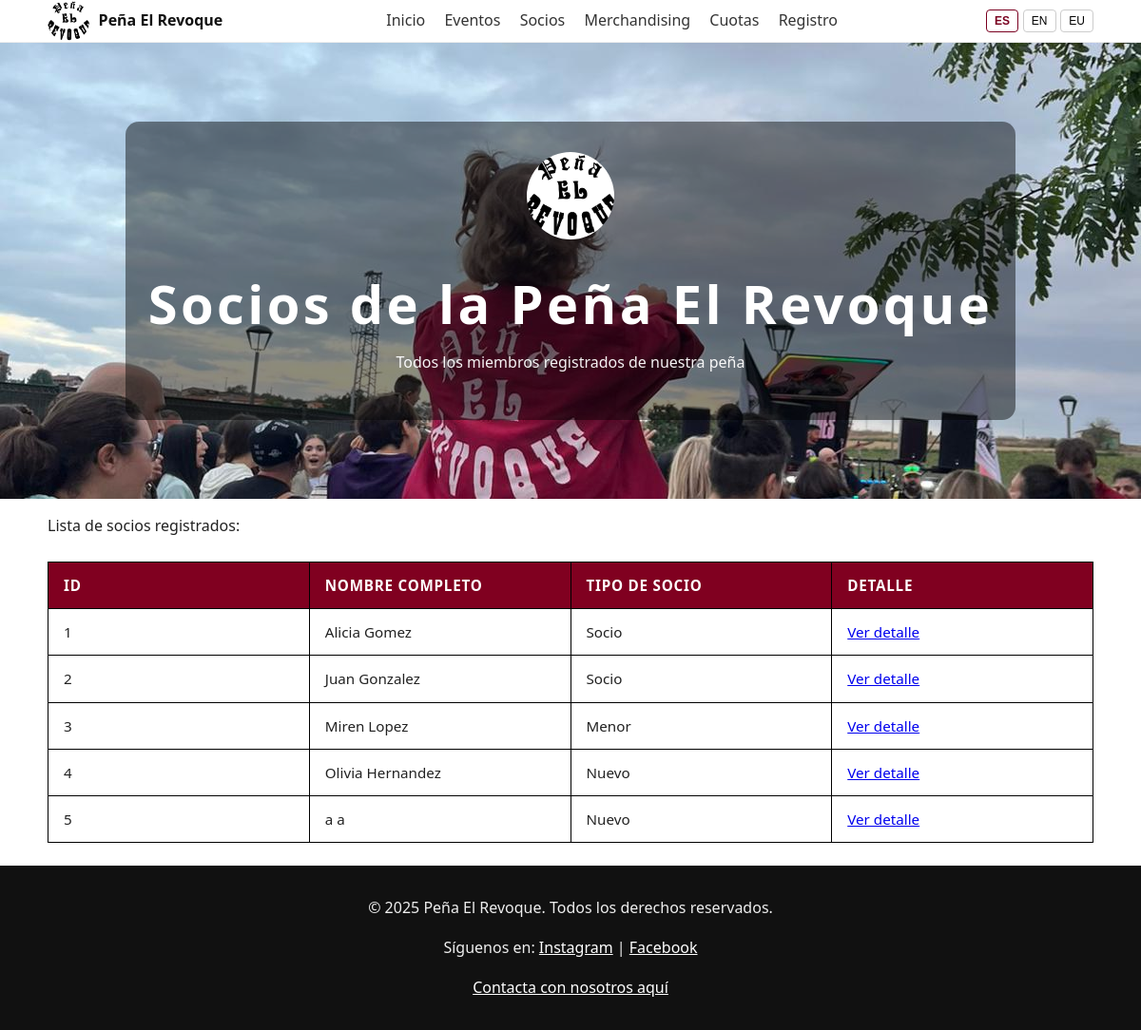
Page /es/socios/ (signed in) on the committed database.
### appProjectDjango/models.py (models this page shows, shortened)
class Socio(models.Model):
    TIPO_SOCIO_CHOICES = [
        ('menor', 'Menor'),
        ('socio', 'Socio'),
        ('nuevo', 'Nuevo'),
    ]
    nombre = models.CharField(max_length=100, db_index=True)
    apellido = models.CharField(max_length=100, null=True, blank=True)
    segundo_apellido = models.CharField(max_length=100, blank=True, null=True)
    mayor13 = models.BooleanField(default=True)
    fecha_nacimiento = models.DateField(blank=True, null=True, db_index=True)
    tipo_socio = models.CharField(max_length=20, choices=TIPO_SOCIO_CHOICES, default='nuevo')
    email = models.EmailField(unique=True, db_index=True)
    password = models.CharField(max_length=128, null=True, blank=True)
    telefono = models.CharField(
        max_length=20,
        validators=[RegexValidator(r'^\d+$', 'El teléfono solo puede contener números')]
    )
    class Meta:
        db_table = "Socios"

### appProjectDjango/views.py (the view)
# urls.py: path('socios/', SociosListView.as_view(), name='socios'),
class SociosListView(UserPassesTestMixin, ListView):
    model = Socio
    template_name = 'lista_socios.html'
    context_object_name = 'socios'
    paginate_by = 20
    def test_func(self):
        return is_moderador_o_gestor(self.request.user)
    def get_queryset(self):
        return Socio.objects.prefetch_related('pagos', 'asistencias').all()

### appProjectDjango/views.py (called while the page is built)
def is_moderador_o_gestor(user):
    return (
        user.is_authenticated and
        (user.groups.filter(name="Moderador").exists() or
         user.groups.filter(name="Gestor").exists() or
         user.is_superuser)
    )

### appProjectDjango/templates/lista_socios.html (shortened to what this page needs)
{% load static i18n %}
<!DOCTYPE html>
{% get_current_language as LANGUAGE_CODE %}
<html lang="{{ LANGUAGE_CODE }}">
<head>
    <link rel="stylesheet" href="{% static 'css/styles.css' %}">
</head>
<body>
    <header class="site-header">
        <div class="wrap">
            <a class="brand" href="{% url 'index' %}">
                <img src="{% static 'img/iconos/peña.jpg' %}" alt="{% trans "Logo de la Peña El Revoque" %}" class="brand-logo">
                <span>{% trans "Peña El Revoque" %}</span>
            </a>
            <nav class="main-nav" aria-label="{% trans "Principal" %}">
                <a href="{% url 'index' %}">{% trans "Inicio" %}</a>
                <a href="{% url 'eventos' %}">{% trans "Eventos" %}</a>
                <a href="{% url 'socios' %}">{% trans "Socios" %}</a>
                <a href="{% url 'merchandising' %}">{% trans "Merchandising" %}</a>
                <a href="{% url 'cuotas' %}">{% trans "Cuotas" %}</a>
                <a href="{% url 'registros' %}">{% trans "Registro" %}</a>
            </nav>
            <div class="language-switcher">
            <form action="{% url 'set_language' %}" method="post" style="display: flex; gap: 0.3rem;">
                <button type="submit" name="language" value="es" class="{% if LANGUAGE_CODE == 'es' %}active-lang{% endif %}">ES</button>
                <button type="submit" name="language" value="en" class="{% if LANGUAGE_CODE == 'en' %}active-lang{% endif %}">EN</button>
                <button type="submit" name="language" value="eu" class="{% if LANGUAGE_CODE == 'eu' %}active-lang{% endif %}">EU</button>
            </form>
            </div>
        </div>
    </header>
    <section class="hero">
        <div class="hero-inner">
            <img src="{% static 'img/iconos/peña.jpg' %}" alt="{% trans "Escudo de la Peña" %}" class="logo-hero">
            <h1>{% trans "Socios de la Peña El Revoque" %}</h1>
            <p>{% trans "Todos los miembros registrados de nuestra peña" %}</p>
        </div>
    </section>
    <main class="wrap">
        <p>{% trans "Lista de socios registrados:" %}</p>
        <table id="socios">
            <tr>
                <th>{% trans "ID" %}</th>
                <th>{% trans "Nombre completo" %}</th>
                <th>{% trans "Tipo de socio" %}</th>
                <th>{% trans "Detalle" %}</th>
            </tr>
            {% for socio in socios %}
            <tr>
                <td>{{ socio.id }}</td>
                <td>{{ socio.nombre }} {{ socio.apellido }}</td>
                <td>{{ socio.get_tipo_socio_display }}</td>
                <td><a href="{% url 'detalle_socio' socio.id %}">{% trans "Ver detalle" %}</a></td>
            </tr>
            {% empty %}
            <tr>
                <td colspan="4">{% trans "No hay socios registrados." %}</td>
            </tr>
            {% endfor %}
        </table>
    </main>
    <footer class="site-footer">
        <p>&copy; 2025 {% trans "Peña El Revoque. Todos los derechos reservados." %}</p>
        <p>{% trans "Síguenos en:" %}
            <a href="https://www.instagram.com/hervias_larioja" target="_blank">Instagram</a> |
            <a href="https://www.facebook.com/elrevoquehervias" target="_blank">Facebook</a>
        </p>
        <p><a href="{% url 'contacto' %}">{% trans "Contacta con nosotros aquí" %}</a></p>
    </footer>
</body>
</html>

### appProjectDjango/static/css/styles.css (style rules this page uses)
:root { --vino:#7a0020; --gris:#f2f2f4; --max:1100px; }
html { scroll-behavior: smooth; }
body { margin:0; font-family: system-ui, sans-serif; line-height:1.6; color:#222; }
.wrap { max-width: var(--max); margin:0 auto; padding:0 1rem; }
.site-header { background:#fff; border-bottom:1px solid #eee; position:sticky; top:0; z-index:20; }
.site-header .wrap { display:flex; align-items:center; justify-content:space-between; }
.brand { display:flex; align-items:center; gap:.6rem; text-decoration:none; color:#111; font-weight:700; }
.brand-logo { width:44px; height:44px; border-radius:50%; object-fit:cover; }
.main-nav a { margin-left:1rem; text-decoration:none; color:#333; }
.hero { min-height: 60vh; background: url("../img/nosotros/foto_alaia.jpg") center/cover no-repeat, #333; display:grid; place-items:center; text-align:center; color:#fff; }
.hero-inner { background:rgba(0,0,0,.45); padding:2rem 1.5rem; border-radius:14px; }
.logo-hero { width:92px; height:92px; border-radius:50%; margin-bottom:.75rem; object-fit:cover; }
.hero h1 { margin:.25rem 0; letter-spacing:.06em; font-size: clamp(28px, 6vw, 56px); }
.hero p { margin:0 0 1rem; opacity:.95; }
.site-footer { background:#111; color:#eee; text-align:center; padding:1rem; }
.site-footer a { color:#fff; }
h1, h2 { text-align: center; }
table { width: 100%; border-collapse: collapse; font-size: 0.95rem; border-spacing: 20px; margin: 1.5rem auto; }
th, td { border: 1.5px solid black; padding: 0.75rem 1rem; text-align: left; width: 100px; }
th { background-color: #800020; color: #fff; text-transform: uppercase; letter-spacing: 0.05em; }
.language-switcher button { padding: 0.25rem 0.5rem; font-size: 0.75rem; background: #fff; border: 1px solid #ccc; color: #000; cursor: pointer; border-radius: 4px; }
.language-switcher button.active-lang { color: var(--vino); border-color: var(--vino); font-weight: 700; }

### rows in the picture
Socio: id "1", nombre "Alicia", apellido "Gomez", tipo_socio "Socio"
Socio: id "2", nombre "Juan", apellido "Gonzalez", tipo_socio "Socio"
Socio: id "3", nombre "Miren", apellido "Lopez", tipo_socio "Menor"
Socio: id "4", nombre "Olivia", apellido "Hernandez", tipo_socio "Nuevo"
Socio: id "5", nombre "a", apellido "a", tipo_socio "Nuevo"
